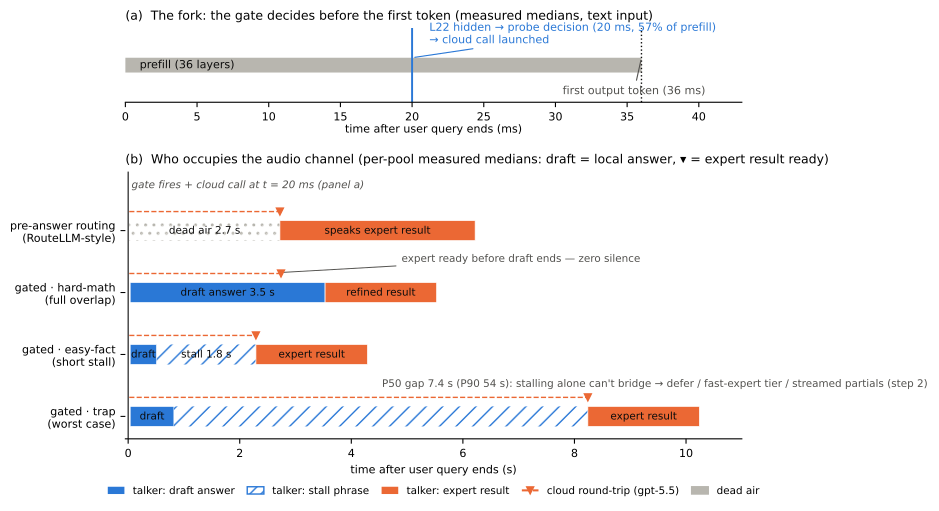

Here is the Python script that generated this plot:
"""Figure: escalation timelines — the fork, and who occupies the audio channel.

Panel (a): millisecond zoom — the gate decision (L22 probe) precedes the first
output token; the cloud call launches while prefill is still running.
Panel (b): second-scale scenario comparison — pre-answer routing (dead air)
vs the gated design on three pools (full overlap / short stall / worst case).

All numbers are measured medians (text arm, greedy, H100):
  latency_bench.parquet  (6c; n=47 non-warmup)  — local draft durations,
      L22 decision 20 ms, TTFT 36 ms
  eval_expert.parquet    (Phase 5; n=240)       — per-pool gpt-5.5 latency
Run from repo root: python interactive_paper/figures/timeline_scenarios.py
"""
import matplotlib.pyplot as plt
from matplotlib.lines import Line2D
from matplotlib.patches import Patch

BLUE, ORANGE = "#2a78d6", "#eb6834"          # validated categorical slots 1-2
GRAY, INK, MUT = "#b8b6af", "#0b0b0b", "#52514e"

GATE_S, TTFT_S = 0.020, 0.036                # L22 decision / first token
DRAFT = {"hard-math": 3.53, "easy-fact": 0.51, "trap": 0.82}   # local P50 (s)
EXPERT = {"hard-math": 2.72, "easy-fact": 2.27, "trap": 8.22}  # gpt-5.5 P50 (s)
RELAY = 2.0                                  # talker re-voices expert result

fig, (ax0, ax1) = plt.subplots(
    2, 1, figsize=(9.0, 5.2), gridspec_kw={"height_ratios": [1, 3.6]})
plt.rcParams["font.size"] = 9

# ---------------- (a) millisecond zoom: the fork --------------------------
ax0.barh(0, 36, left=0, height=0.42, color=GRAY, edgecolor="none")
ax0.axvline(20, color=BLUE, lw=1.4)
ax0.axvline(36, color=INK, lw=1.0, ls=":")
ax0.annotate("L22 hidden → probe decision (20 ms, 57% of prefill)\n"
             "→ cloud call launched", xy=(20, 0.21), xytext=(21.2, 0.62),
             fontsize=8, color=BLUE,
             arrowprops=dict(arrowstyle="-", color=BLUE, lw=0.8))
ax0.annotate("first output token (36 ms)", xy=(36, 0.21), xytext=(30.5, -0.82),
             fontsize=8, color=MUT,
             arrowprops=dict(arrowstyle="-", color=MUT, lw=0.8))
ax0.text(1.0, 0.0, "prefill (36 layers)", va="center", fontsize=8,
         color=INK)
ax0.set_xlim(0, 43)
ax0.set_ylim(-1.05, 1.05)
ax0.set_yticks([])
ax0.set_xlabel("time after user query ends (ms)", fontsize=8, labelpad=1)
ax0.set_title("(a)  The fork: the gate decides before the first token "
              "(measured medians, text input)", fontsize=9, loc="left")

# ---------------- (b) second-scale scenarios ------------------------------
H = 0.34                                     # lane bar height
lanes = [                                    # bottom-up y positions
    ("trap", 0), ("easy-fact", 1), ("hard-math", 2), ("baseline", 3)]
ypos = {name: i * 1.05 for name, i in lanes}

def seg(y, x0, x1, color, hatch=None, label_in=None):
    ax1.barh(y, x1 - x0, left=x0, height=H, color=color, hatch=hatch,
             edgecolor="white" if hatch is None else color,
             lw=0.5 if hatch is None else 0.0,
             fill=hatch is None, zorder=3)
    if label_in:
        ax1.text((x0 + x1) / 2, y, label_in, ha="center", va="center",
                 fontsize=7.5, color=INK, zorder=4)

def cloud(y, t_ready):                       # in-flight line + arrival marker
    ax1.plot([GATE_S, t_ready], [y + H * 0.95] * 2, color=ORANGE, lw=1.0,
             ls="--", zorder=2)
    ax1.plot(t_ready, y + H * 0.95, marker="v", color=ORANGE, ms=5, zorder=4)

# baseline: pre-answer routing --------------------------------------------
y = ypos["baseline"]
seg(y, GATE_S, EXPERT["hard-math"], GRAY, hatch="..",
    label_in="dead air 2.7 s")
seg(y, EXPERT["hard-math"], EXPERT["hard-math"] + RELAY + 1.5, ORANGE,
    label_in="speaks expert result")
cloud(y, EXPERT["hard-math"])

# gated: hard-math — full overlap ------------------------------------------
y = ypos["hard-math"]
seg(y, TTFT_S, DRAFT["hard-math"], BLUE, label_in="draft answer 3.5 s")
seg(y, DRAFT["hard-math"], DRAFT["hard-math"] + RELAY, ORANGE,
    label_in="refined result")
cloud(y, GATE_S + EXPERT["hard-math"])
ax1.annotate("expert ready before draft ends — zero silence",
             xy=(GATE_S + EXPERT["hard-math"], y + H), xytext=(4.9, y + 0.52),
             fontsize=7.5, color=MUT,
             arrowprops=dict(arrowstyle="-", color=MUT, lw=0.7))

# gated: easy-fact — short stall -------------------------------------------
y = ypos["easy-fact"]
seg(y, TTFT_S, DRAFT["easy-fact"], BLUE, label_in="draft")
seg(y, DRAFT["easy-fact"], GATE_S + EXPERT["easy-fact"], BLUE, hatch="//",
    label_in="stall 1.8 s")
seg(y, GATE_S + EXPERT["easy-fact"], GATE_S + EXPERT["easy-fact"] + RELAY,
    ORANGE, label_in="expert result")
cloud(y, GATE_S + EXPERT["easy-fact"])

# gated: trap — worst case -------------------------------------------------
y = ypos["trap"]
seg(y, TTFT_S, DRAFT["trap"], BLUE, label_in="draft")
seg(y, DRAFT["trap"], GATE_S + EXPERT["trap"], BLUE, hatch="//")
seg(y, GATE_S + EXPERT["trap"], GATE_S + EXPERT["trap"] + RELAY, ORANGE,
    label_in="expert result")
cloud(y, GATE_S + EXPERT["trap"])
ax1.text(4.55, y + 0.50, "P50 gap 7.4 s (P90 54 s): stalling alone can't "
         "bridge → defer / fast-expert tier / streamed partials (step 2)",
         fontsize=7.5, color=MUT)

ax1.axvline(0, color=INK, lw=0.8)
ax1.text(0.06, ypos["baseline"] + 0.72,
         "gate fires + cloud call at t = 20 ms (panel a)", fontsize=7.5,
         color=MUT, style="italic")

ax1.set_yticks([ypos[n] for n, _ in lanes])
ax1.set_yticklabels(["gated · trap\n(worst case)",
                     "gated · easy-fact\n(short stall)",
                     "gated · hard-math\n(full overlap)",
                     "pre-answer routing\n(RouteLLM-style)"], fontsize=8)
ax1.set_xlim(-0.05, 11.0)
ax1.set_ylim(-0.38, ypos["baseline"] + 1.0)
ax1.set_xlabel("time after user query ends (s)", fontsize=8)
ax1.set_title("(b)  Who occupies the audio channel (per-pool measured "
              "medians: draft = local answer, ▾ = expert result ready)",
              fontsize=9, loc="left")

legend = [Patch(facecolor=BLUE, label="talker: draft answer"),
          Patch(facecolor="white", edgecolor=BLUE, hatch="///",
                label="talker: stall phrase"),
          Patch(facecolor=ORANGE, label="talker: expert result"),
          Line2D([], [], color=ORANGE, ls="--", marker="v", ms=5,
                 label="cloud round-trip (gpt-5.5)"),
          Patch(facecolor=GRAY, hatch="...", edgecolor=GRAY,
                label="dead air")]
ax1.legend(handles=legend, loc="upper center", bbox_to_anchor=(0.5, -0.14),
           fontsize=7.5, frameon=False, ncol=5, columnspacing=1.2,
           handlelength=1.6)

for ax in (ax0, ax1):
    for s in ("top", "right", "left"):
        ax.spines[s].set_visible(False)
    ax.tick_params(labelsize=8)

fig.tight_layout(h_pad=1.6)
for ext in ("png", "pdf"):
    fig.savefig(f"interactive_paper/figures/timeline_scenarios.{ext}",
                dpi=220, bbox_inches="tight")
print("wrote timeline_scenarios.png/.pdf")
